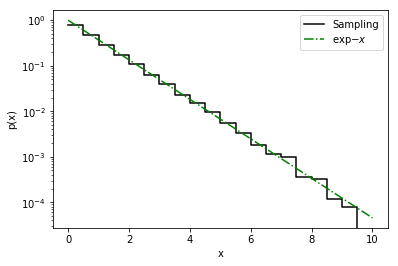

The Python source for this figure:
'''
me777 hw3 problem 2, book problem 4-6
'''
from numpy.random import rand
import numpy as np
from scipy.optimize import fsolve
import matplotlib.pyplot as plt
from time import time


class Wedge_Tail(object):
    def __init__(self):
        self.k = 20
        self.delta = 0.5
        self.i = np.array(range(1, self.k + 1))
        self.x = np.array([0] + list(self.i * self.delta))
        self.calc_areas()

    def sample(self):
        rho = rand()
        self.j = 0
        for j, a in enumerate(self.areas):
            if rho > a:
                self.j = j + 1
            else:
                break

        # grab a new random number
        self.rho = rand()
        return float(self.cdfs())

    def calc_areas(self):
        A_i = self.delta * np.exp(-self.i * self.delta)
        A_k_plus_i = np.exp(-self.i * self.delta)*(np.exp(self.delta) - 1 - self.delta)
        A_2k_plus_i = np.exp(-self.k * self.delta)

        areas = []
        for A in A_i:
            areas.append(A)
        for A in A_k_plus_i:
            areas.append(A)
        for A in [A_2k_plus_i]:
            areas.append(A)

        total_area = sum(areas)
        areas = np.array(areas) / total_area
        self.areas = np.array(areas) / total_area
        for i, a in enumerate(self.areas):
            self.areas[i] = np.sum(areas[0:i+1])

    def cdfs(self):
        if self.j == len(self.areas):
            self.x_L = max(self.x)
            return fsolve(self.cdf3, 5)
        elif self.j >= len(self.areas[:-1]) / 2:
            self.x_L = self.x[self.j - len(self.x)]
            return fsolve(self.cdf2, 2)
        else:
            self.x_L = self.x[self.j]
            return self.rho * self.delta + self.x_L

    def cdf1(self, x):
        return ((1 / self.delta) * (x - self.x_L)) - self.rho

    def cdf2(self, x):
        A = np.exp(self.delta) - 1 - self.delta
        T1 = -np.exp(-x + self.i * self.delta) - x
        T2 = -np.exp(-self.x_L + self.i * self.delta) - self.x_L
        return ((1/A) * (T1 - T2)) - self.rho

    def cdf3(self, x):
        T1 = -np.exp(-x + self.k * self.delta)
        T2 = np.exp(-self.x_L + self.k * self.delta)
        return (T1 + T2) - self.rho

    def sample_icdf(self):
        rho = rand()
        return -np.log(rho)


WT = Wedge_Tail()

##########################################
#                 test
##########################################
if True:
    xs = WT.x
    scores = np.zeros(len(xs))
    for i in range(100000):
        s = WT.sample_icdf()
        for j in range(len(xs)-1):
            if s > xs[j] and s < xs[j+1]:
                scores[j] += 1
    scores = (scores / sum(scores)) * (1 / (xs[1] - xs[0]))

    x_vals = np.linspace(0, 10, 100)
    y_vals = np.exp(-x_vals)

#########################################
#             timing
#########################################
N_samples = 100000

t_rwt = time()
for i in range(N_samples):
    WT.sample()
t_rwt = time() - t_rwt

t_icdf = time()
for i in range(N_samples):
    WT.sample_icdf()
t_icdf = time() - t_icdf

print('\n')
print('Rectangle-Wedge-Tail Method:  {}'.format(t_rwt))
print('Inverse CDF Method:  {}'.format(t_icdf))
print('Ratio:  {}'.format(t_rwt / t_icdf))

#########################################
#             plotting
#########################################
fig = plt.figure(0)
ax = fig.add_subplot(111)
ax.step(xs, scores, 'k', where='post', label='Sampling')
ax.plot(x_vals, y_vals, 'g-.', label='$e^{-x}$')
ax.set_xlabel('x')
ax.set_ylabel('p(x)')
ax.set_yscale('log')
ax.legend()
